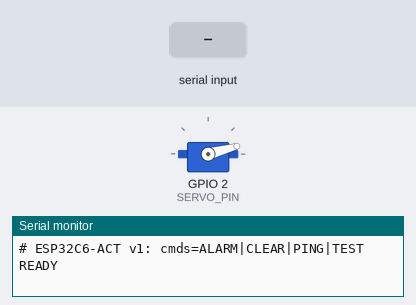
The sketch below on a simulated ESP32-C6. Parts: servo, the last lines printed to the serial monitor. Inputs (shaded band) come from the test bench.

Above: at 1.5 s.
1.6 s: "ALARM\n" received over Serial
At 2.12 s:
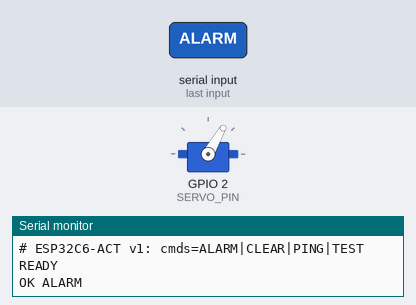
4.6 s: "CLEAR\n" received over Serial
Timing chart, 0 to 7.6 s (numbered marks = the images above; inputs shaded):
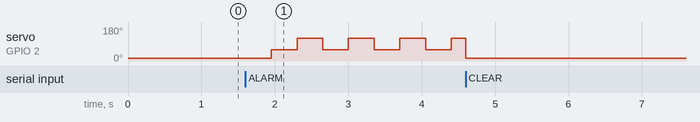

The sketch:

esp32c6_actuator.ino
```cpp
// esp32c6_actuator.ino
// =====================
// Piece 4 (live hardware path) of the LTTS edge-AI demo: the ESP32-C6 servo
// actuator ECU. It receives fault commands from the Pi over USB serial and
// physically actuates a servo -- the "act" step of perceive -> decide -> act,
// running on a SEPARATE microcontroller from the sensing (CPX) and the
// decision (Pi). That separation is the point: a real SDV actuates through a
// distinct ECU, not the gateway that made the call.
//
// Same demo-safe ethos as the rest of the repo: the Pi's decide() is the
// source of truth; this firmware only actuates. Unknown/garbled input is
// ignored (never hangs or crashes), and every command is acked over serial so
// the Pi can log the physical action into the dashboard's decision log.
//
// PROTOCOL (newline-terminated, case-insensitive), Pi -> C6:
//   ALARM   confirmed fault -> engage servo (continuous "flagging" sweep)
//   CLEAR   fault cleared   -> return servo to rest, stop sweeping
//   PING    liveness check
//   TEST    one self-test sweep, then rest
// C6 -> Pi acks: "READY" (on boot), "OK ALARM", "OK CLEAR", "PONG", "OK TEST".
//
// WIRING (see firmware/ESP32C6_ACTUATOR.md -- READ THE POWER NOTE):
//   Servo signal (orange/yellow) -> SERVO_PIN            (3.3V PWM is fine)
//   Servo V+     (red)           -> EXTERNAL 5V supply   (NOT the C6 or Pi!)
//   Servo GND    (brown/black)   -> external supply GND AND C6 GND  <-- common ground
//   The C6 itself is powered/programmed from the Pi's USB.
//   A servo drawing power through the C6/Pi will brown out the C6 on stall.
//
// BUILD (Arduino-ESP32 core + "ESP32Servo" library):
//   arduino-cli compile --fqbn esp32:esp32:esp32c6 firmware/esp32c6_actuator
//   arduino-cli upload  --fqbn esp32:esp32:esp32c6 -p /dev/ttyACM0 firmware/esp32c6_actuator

#include <ESP32Servo.h>

// --- configuration -------------------------------------------------------
static const int SERVO_PIN      = 2;    // any PWM-capable GPIO broken out on
                                        // your C6 board; change if 2 is taken
static const int REST_ANGLE     = 15;   // idle / "all clear" position (deg)
static const int SWEEP_ANGLE_A  = 60;   // alarm sweep endpoints
static const int SWEEP_ANGLE_B  = 120;
static const unsigned long SWEEP_MS = 350;  // half-period of the alarm sweep

// --- state ---------------------------------------------------------------
Servo servo;
bool alarming = false;
bool sweepToA = true;
unsigned long lastSweep = 0;
String cmd;

void setup() {
  Serial.begin(115200);
  servo.setPeriodHertz(50);              // standard 50 Hz hobby servo
  servo.attach(SERVO_PIN, 500, 2400);    // min/max pulse width (us)
  servo.write(REST_ANGLE);
  delay(300);
  Serial.println("# ESP32C6-ACT v1: cmds=ALARM|CLEAR|PING|TEST");
  Serial.println("READY");
}

void startAlarm() {
  alarming = true;
  sweepToA = true;
  lastSweep = millis();
  Serial.println("OK ALARM");
}

void stopAlarm() {
  alarming = false;
  servo.write(REST_ANGLE);
  Serial.println("OK CLEAR");
}

void handleCommand(String c) {
  c.trim();
  c.toUpperCase();
  if (c.length() == 0) return;
  if (c == "ALARM")      startAlarm();
  else if (c == "CLEAR") stopAlarm();
  else if (c == "PING")  Serial.println("PONG");
  else if (c == "TEST") {
    servo.write(SWEEP_ANGLE_B); delay(400);
    servo.write(REST_ANGLE);
    Serial.println("OK TEST");
  }
  // unknown command -> silently ignored, never crash the demo
}

void loop() {
  // Read commands without blocking the sweep.
  while (Serial.available()) {
    char ch = Serial.read();
    if (ch == '\n' || ch == '\r') {
      handleCommand(cmd);
      cmd = "";
    } else if (cmd.length() < 40) {
      cmd += ch;
    }
  }

  // Non-blocking alarm sweep: the servo "wags" while a fault is active.
  if (alarming && (millis() - lastSweep >= SWEEP_MS)) {
    servo.write(sweepToA ? SWEEP_ANGLE_A : SWEEP_ANGLE_B);
    sweepToA = !sweepToA;
    lastSweep = millis();
  }
}
```

Measured:
- after the input at 1.6 s, servo on GPIO 2 (SERVO_PIN): alternates 120° for 0.35 s and 60° for 0.35 s, starting after 0.35 s
